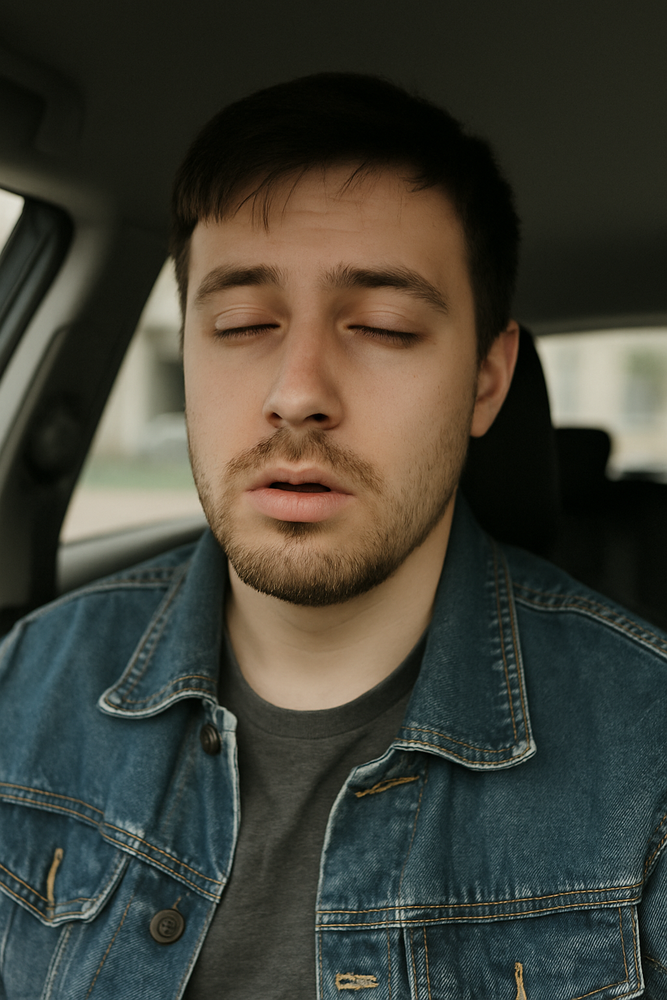
#> input picture sample_images/alert_image1.png, 667 x 1000 px, shrunk from 1024 x 1536 before the run
$ python local_test.py
#> lines starting #> are read from the running program, lines starting #| are printed output that depends on the picture
### app/detector.py
import cv2
import os

def detect_drowsiness(image_path):
#> called with image_path = 'sample_images/alert_image1.png'
    image = cv2.imread(image_path)
#> image is the input picture: shape (1000, 667, 3); mean B, G, R 53.7, 63.4, 63.9
    if image is None:
        return {"error": "Could not load image"}

    gray = cv2.cvtColor(image, cv2.COLOR_BGR2GRAY)
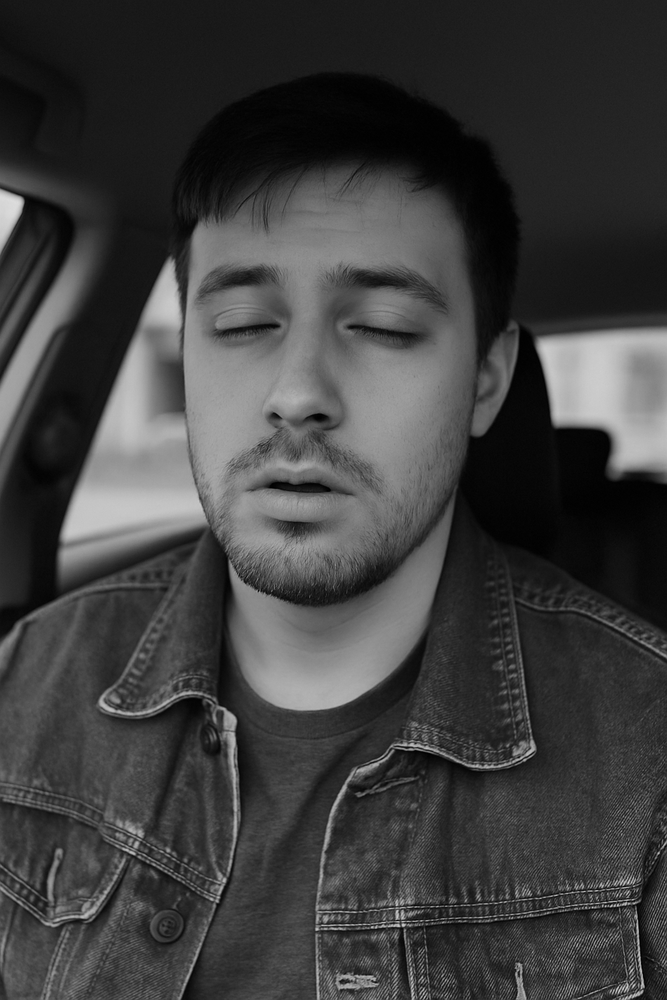
#> gray: shape (1000, 667); min 0, max 220, mean 62.5

    cascade_path = os.path.join(os.path.dirname(__file__), "haarcascade_eye.xml")
    eye_cascade = cv2.CascadeClassifier(cascade_path)

    eyes = eye_cascade.detectMultiScale(gray, scaleFactor=1.1, minNeighbors=5)
#> eyes = [[322, 291, 73, 73], [191, 262, 112, 112]]

    if len(eyes) >= 2:
        return {"status": "alert", "eyes_detected": len(eyes)}
    else:
        return {"status": "sleepy", "eyes_detected": len(eyes)}

### local_test.py
# -*- coding: utf-8 -*-
"""
Created on Mon May  5 14:21:16 2025

@author: Georgian
"""

from app.detector import detect_drowsiness

result = detect_drowsiness("sample_images/alert_image1.png")
#> result = {'status': 'alert', 'eyes_detected': 2}
print(result)
#| {'status': 'alert', 'eyes_detected': 2}

$ run again, with sample_images/alert1.jpg saved as sample_images/alert_image1.png
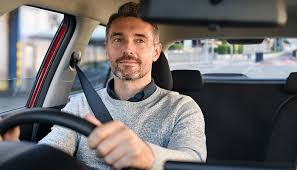
#> input picture sample_images/alert1.jpg, 297 x 170 px
#> in detect_drowsiness, image is the input picture: shape (170, 297, 3); mean B, G, R 105.7, 105.5, 108.9
#> in detect_drowsiness, `gray = cv2.cvtColor(image, cv2.COLOR_BGR2GRAY)`:
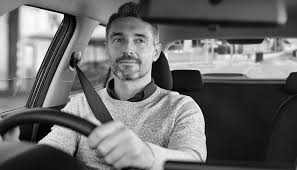
#> gray: shape (170, 297); min 0, max 254, mean 106.6
#> eyes = [[108, 28, 22, 22], [126, 29, 22, 22]]
#> result = {'status': 'alert', 'eyes_detected': 2}
#| {'status': 'alert', 'eyes_detected': 2}

$ run again, with sample_images/sleepy1.jpg saved as sample_images/alert_image1.png
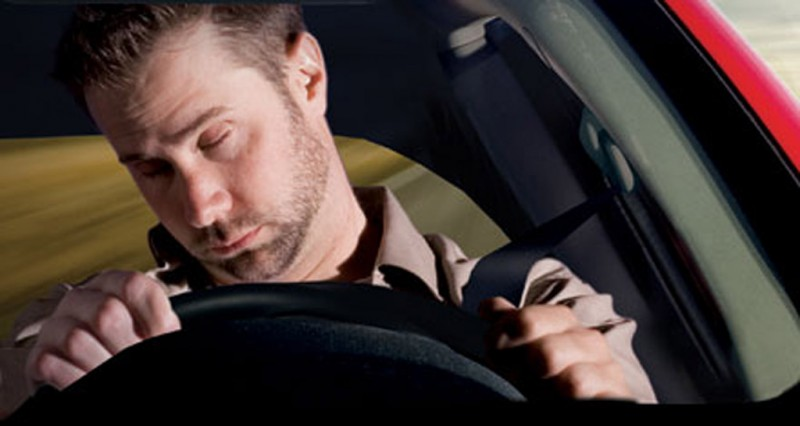
#> input picture sample_images/sleepy1.jpg, 800 x 426 px
#> in detect_drowsiness, image is the input picture: shape (426, 800, 3); mean B, G, R 53, 56.8, 69.8
#> in detect_drowsiness, `gray = cv2.cvtColor(image, cv2.COLOR_BGR2GRAY)`:
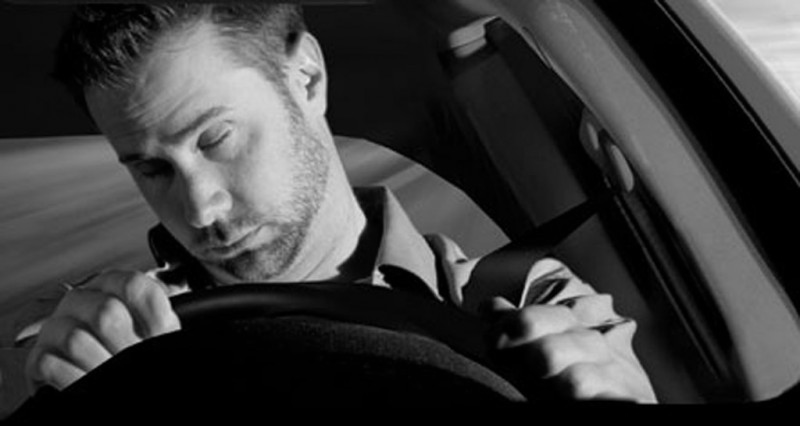
#> gray: shape (426, 800); min 0, max 236, mean 60.2
#> eyes = ()
#> result = {'status': 'sleepy', 'eyes_detected': 0}
#| {'status': 'sleepy', 'eyes_detected': 0}
